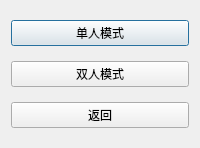
<?xml version="1.0" encoding="UTF-8"?>
<ui version="4.0">
 <class>ChooseModel</class>
 <widget class="QDialog" name="ChooseModel">
  <property name="geometry">
   <rect>
    <x>0</x>
    <y>0</y>
    <width>200</width>
    <height>148</height>
   </rect>
  </property>
  <property name="windowTitle">
   <string>模式选择</string>
  </property>
  <layout class="QVBoxLayout" name="verticalLayout">
   <item>
    <widget class="QPushButton" name="singleButton">
     <property name="text">
      <string>单人模式</string>
     </property>
    </widget>
   </item>
   <item>
    <widget class="QPushButton" name="doubleButton">
     <property name="text">
      <string>双人模式</string>
     </property>
    </widget>
   </item>
   <item>
    <widget class="QPushButton" name="returnButton">
     <property name="text">
      <string>返回</string>
     </property>
    </widget>
   </item>
  </layout>
 </widget>
 <resources/>
 <connections/>
</ui>
